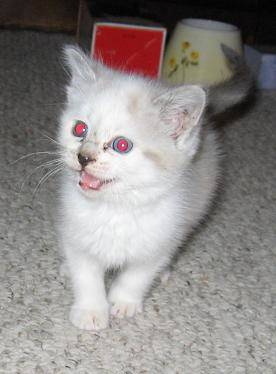
#> input picture test_set/cats/cat.4018.jpg, 276 x 374 px, found by its file name; its folder holds only this picture in this run
$ python main_20221120165610.py
#> lines starting #> are read from the running program, lines starting #| are printed output that depends on the picture
import os
import cv2

test_lst = []
train_lst = []

for i in os.listdir("./test_set")[:2]:
    for c in os.listdir(f"./test_set/{i}"):
        img = cv2.imread(f"./test_set/{i}/{c}", cv2.IMREAD_GRAYSCALE)
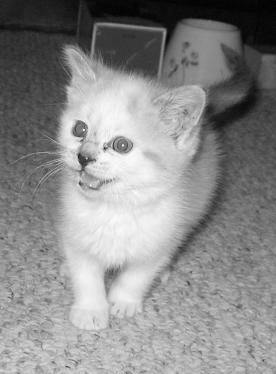
#> img: shape (374, 276); min 0, max 255, mean 138.5
        print(f"./test_set/{i}/{c}")
        img = cv2.resize(img, (128, 128))
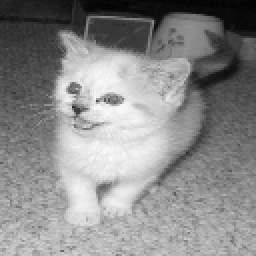
#> img: shape (128, 128) (shown 2 times larger); min 2, max 250, mean 138.4
        test_lst.append(img)
#> pass 2 of the loop `for i in os.listdir("./test_set")[:2]:`:
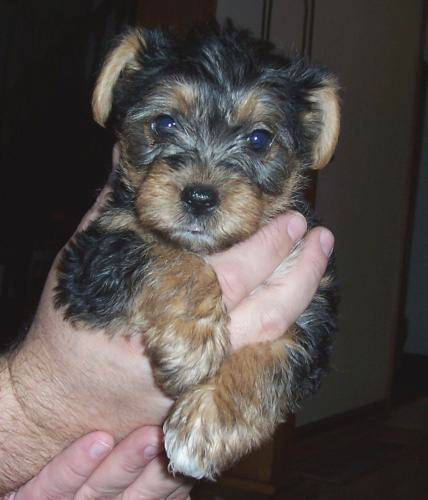
#> input picture test_set/dogs/dog.4002.jpg, 428 x 500 px, found by its file name
#> `img = cv2.imread(f"./test_set/{i}/{c}", cv2.IMREAD_GRAYSCALE)`:
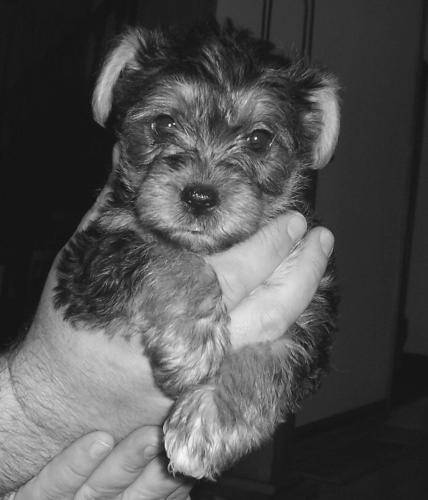
#> img: shape (500, 428); min 8, max 255, mean 81.3
#> `img = cv2.resize(img, (128, 128))`:
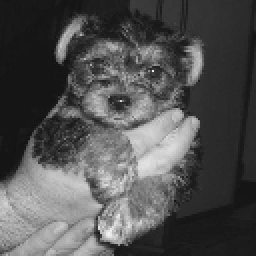
#> img: shape (128, 128) (shown 2 times larger); min 14, max 243, mean 81.2

#> (the run stopped early here; a loop or call above may not have finished)
